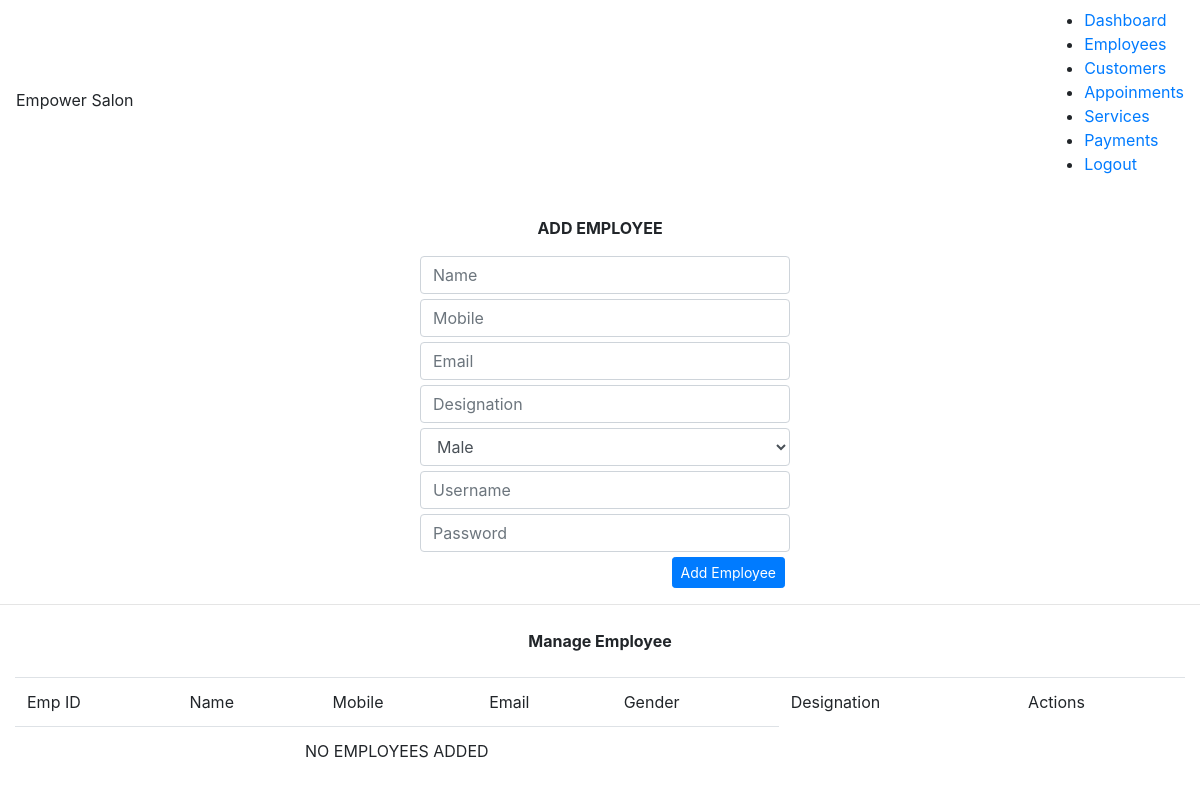
The page /manage_employee.php (signed in) on the database as committed earlier.
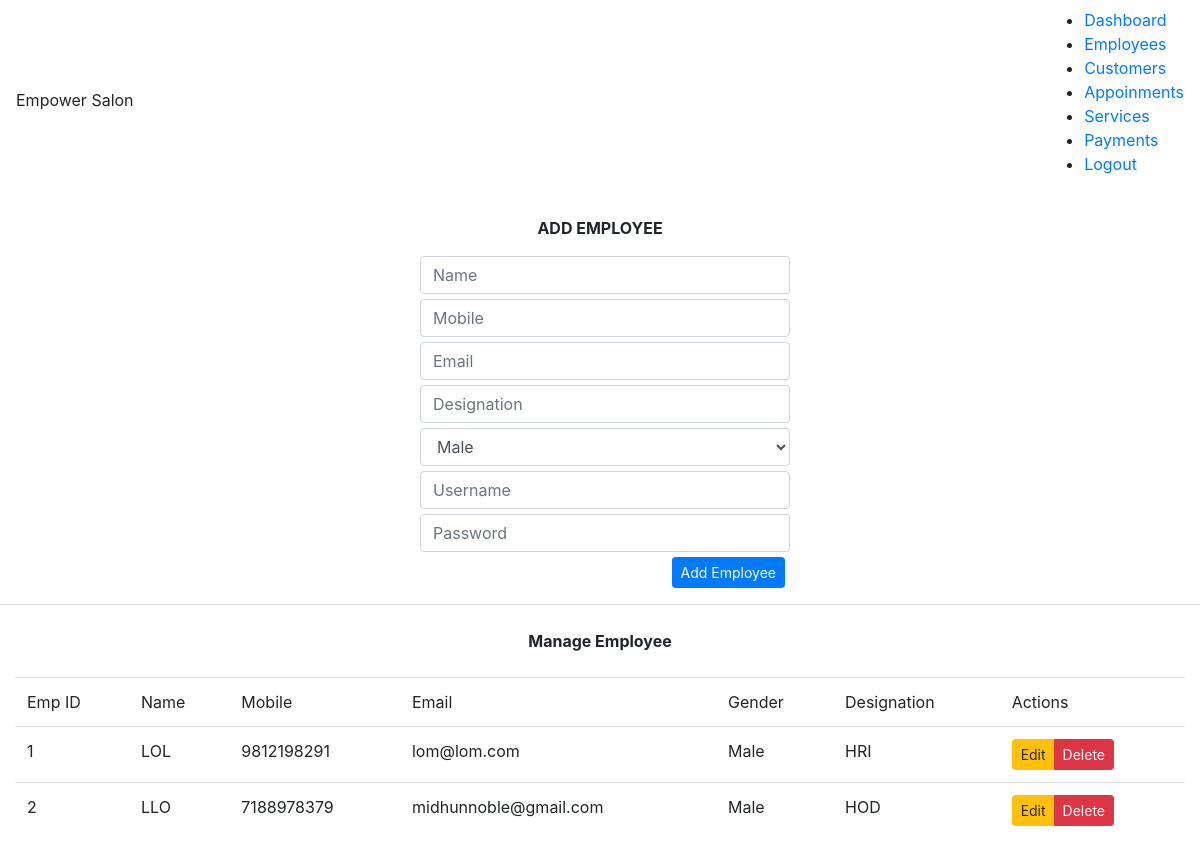
The same page on the database as committed later.
### tables this page shows
CREATE TABLE `employees` (
  `id` int(11) NOT NULL,
  `name` varchar(255) NOT NULL,
  `phone_no` varchar(10) NOT NULL,
  `email` varchar(255) NOT NULL,
  `designation` varchar(250) NOT NULL,
  `gender` varchar(250) NOT NULL
);

### manage_employee.php (the view, shortened to what this page needs)
<?php
    include_once('configs/db.php');
    include('dashboard_header.php');
    $employees = [];
	$sql_query = 'SELECT * FROM `employees`';
	$result = mysqli_query($db_conn,$sql_query);
	if($result)
	{
		$employees = mysqli_fetch_all($result);
    }
?>
<!DOCTYPE html>
<html lang="en">
<head>
    <link rel="stylesheet" href="https://maxcdn.bootstrapcdn.com/bootstrap/4.4.1/css/bootstrap.min.css">
	<link rel="stylesheet" href="https://cdn.jsdelivr.net/npm/bootstrap-select@1.13.9/dist/css/bootstrap-select.min.css">
</head>
<body>
<div class="container-fluid">
    <div class="row mt-3 mb-3">
        <div class="col-md-4 offset-md-4">
            <p class="text-center font-weight-bold">ADD EMPLOYEE</p>
            <form action="actions/employee/add_employee.php" class="form-group" method="POST" onSubmit="return validation()">
                <input name="Name" type="text" class="form-control" placeholder="Name" required>
                <input name="Phone" id="phone" type="number" class="form-control" placeholder="Mobile" onfocusout="mobileNumber();" required><div id="errorPhone" ></div>
                <input name="Email" id="emailVal" type="email" class="form-control" placeholder="Email" onfocusout="checkEmail();" required><div id="errorEmail" ></div>
                <input name="Designation" id="desig" type="text" class="form-control" placeholder="Designation" required>
                <select id="gender" name="Gender" class="form-control selectpicker" title="Select Gender" required>
                    <option value="Male">Male</option>
                </select>
                <input name="Username" type="text" class="form-control" placeholder="Username" required>
                <input name="Password" type="password" class="form-control" placeholder="Password" required>
                <input type="submit" value="Add Employee" class="btn btn-sm btn-primary float-right">
            </form>
        </div>
    </div>
</div>
<hr>
    <p class="text-center font-weight-bold m-4">Manage Employee</p>
    <div class="container-fluid">
        <table class="table">
            <thead>
                <tr>
                    <td>Emp ID</td>
                    <td>Name</td>
                    <td>Mobile</td>
                    <td>Email</td>
                    <td>Gender</td>
                    <td>Designation</td>
                    <td>Actions</td>
                </tr>
            </thead>
            <tbody>
                <?php if(empty($employees)):?>
							<tr align="center">
							<td colspan="5"> NO EMPLOYEES ADDED </td>
							</tr>
			    <?php else:?>
                <?php
                    foreach($employees as $key=>$employee)
                    {
                        echo '<tr>
                                    <td>'.($key+1).'</td>
                                    <td>'.$employee[1].'</td>
                                    <td>'.$employee[2].'</td>
                                    <td>'.$employee[3].'</td>
                                    <td>'.$employee[5].'</td>
                                    <td>'.$employee[4].'</td>
                                    <td>
                                    <div class="btn-group btn-group-sm">
									<button type="button" class="btn btn-warning  edit-employee" onclick=edit_employee('.$employee[0].')>Edit</button>
									<button type="button" class="btn btn-danger"  onclick=del_employee_alert('.$employee[0].')>Delete</button>
                                    </div>
                                    </td>
                             </tr>';
                    }
                ?>
                <?php endif; ?>
            </tbody>
        </table>
    </div>
</body>
</html>

Rows that differ between the two databases and show on the page:
added employees: name "LOL", phone_no "9812198291", email "lom@lom.com", gender "Male", designation "HRI"
added employees: name "LLO", phone_no "7188978379", email "midhunnoble@gmail.com", gender "Male", designation "HOD"
Other text that changed with them:
text no longer shown: "NO EMPLOYEES ADDED"
